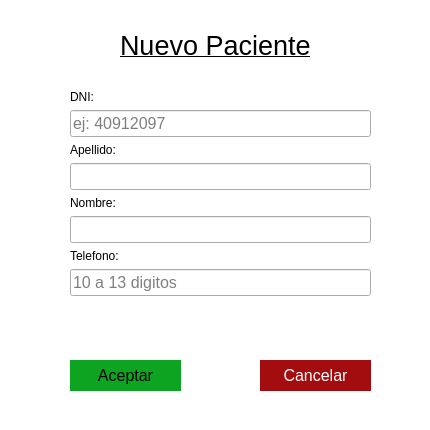
<?xml version="1.0" encoding="UTF-8"?>
<ui version="4.0">
 <class>Ventana_paciente</class>
 <widget class="QWidget" name="Ventana_paciente">
  <property name="geometry">
   <rect>
    <x>0</x>
    <y>0</y>
    <width>430</width>
    <height>430</height>
   </rect>
  </property>
  <property name="minimumSize">
   <size>
    <width>430</width>
    <height>430</height>
   </size>
  </property>
  <property name="maximumSize">
   <size>
    <width>430</width>
    <height>430</height>
   </size>
  </property>
  <property name="windowTitle">
   <string>Paciente</string>
  </property>
  <property name="styleSheet">
   <string notr="true">QWidget#Ventana_paciente{
background-color: #fff
}

QPushButton#botonAceptar{
background-color: #0DA422;
border: 0;
}

QPushButton#botonCancelar{
background-color: #A40D0F;
color: #fff;
border: 0;
}</string>
  </property>
  <widget class="QPushButton" name="botonAceptar">
   <property name="geometry">
    <rect>
     <x>70</x>
     <y>360</y>
     <width>111</width>
     <height>31</height>
    </rect>
   </property>
   <property name="font">
    <font>
     <pointsize>12</pointsize>
    </font>
   </property>
   <property name="text">
    <string>Aceptar</string>
   </property>
  </widget>
  <widget class="QPushButton" name="botonCancelar">
   <property name="geometry">
    <rect>
     <x>260</x>
     <y>360</y>
     <width>111</width>
     <height>31</height>
    </rect>
   </property>
   <property name="font">
    <font>
     <pointsize>12</pointsize>
    </font>
   </property>
   <property name="text">
    <string>Cancelar</string>
   </property>
  </widget>
  <widget class="QLabel" name="labelNuevoPaciente">
   <property name="geometry">
    <rect>
     <x>120</x>
     <y>30</y>
     <width>211</width>
     <height>31</height>
    </rect>
   </property>
   <property name="font">
    <font>
     <pointsize>20</pointsize>
     <underline>true</underline>
    </font>
   </property>
   <property name="text">
    <string>Nuevo Paciente</string>
   </property>
  </widget>
  <widget class="QWidget" name="layoutWidget">
   <property name="geometry">
    <rect>
     <x>70</x>
     <y>90</y>
     <width>301</width>
     <height>220</height>
    </rect>
   </property>
   <layout class="QFormLayout" name="formLayout">
    <item row="0" column="0">
     <widget class="QLabel" name="label">
      <property name="text">
       <string>DNI:</string>
      </property>
     </widget>
    </item>
    <item row="2" column="0">
     <widget class="QLabel" name="label_2">
      <property name="text">
       <string>Apellido:</string>
      </property>
     </widget>
    </item>
    <item row="4" column="0">
     <widget class="QLabel" name="label_3">
      <property name="text">
       <string>Nombre:</string>
      </property>
     </widget>
    </item>
    <item row="6" column="0">
     <widget class="QLabel" name="label_4">
      <property name="text">
       <string>Telefono:</string>
      </property>
     </widget>
    </item>
    <item row="1" column="0" colspan="2">
     <widget class="QLineEdit" name="campoDNI">
      <property name="font">
       <font>
        <pointsize>12</pointsize>
        <kerning>true</kerning>
       </font>
      </property>
      <property name="tabletTracking">
       <bool>false</bool>
      </property>
      <property name="text">
       <string/>
      </property>
      <property name="dragEnabled">
       <bool>false</bool>
      </property>
      <property name="readOnly">
       <bool>false</bool>
      </property>
      <property name="placeholderText">
       <string>ej: 40912097</string>
      </property>
      <property name="clearButtonEnabled">
       <bool>true</bool>
      </property>
     </widget>
    </item>
    <item row="3" column="0" colspan="2">
     <widget class="QLineEdit" name="campoApellido">
      <property name="font">
       <font>
        <pointsize>12</pointsize>
       </font>
      </property>
      <property name="text">
       <string/>
      </property>
      <property name="clearButtonEnabled">
       <bool>true</bool>
      </property>
     </widget>
    </item>
    <item row="5" column="0" colspan="2">
     <widget class="QLineEdit" name="campoNombre">
      <property name="font">
       <font>
        <pointsize>12</pointsize>
       </font>
      </property>
      <property name="text">
       <string/>
      </property>
      <property name="clearButtonEnabled">
       <bool>true</bool>
      </property>
     </widget>
    </item>
    <item row="7" column="0" colspan="2">
     <widget class="QLineEdit" name="campoTelefono">
      <property name="font">
       <font>
        <pointsize>12</pointsize>
       </font>
      </property>
      <property name="text">
       <string/>
      </property>
      <property name="placeholderText">
       <string>10 a 13 digitos</string>
      </property>
      <property name="clearButtonEnabled">
       <bool>true</bool>
      </property>
     </widget>
    </item>
   </layout>
  </widget>
 </widget>
 <resources/>
 <connections/>
</ui>
